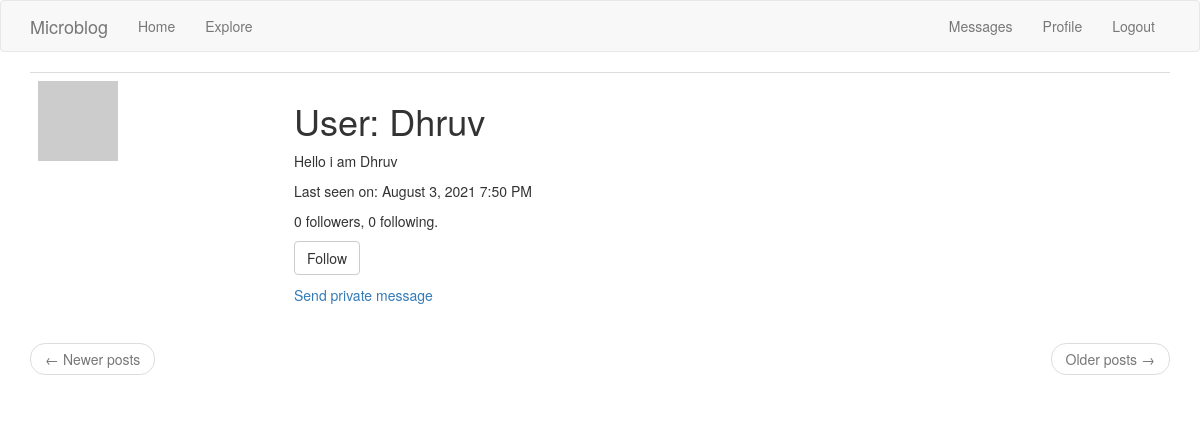
/user/Dhruv (signed in), run on an earlier commit of the app's database.
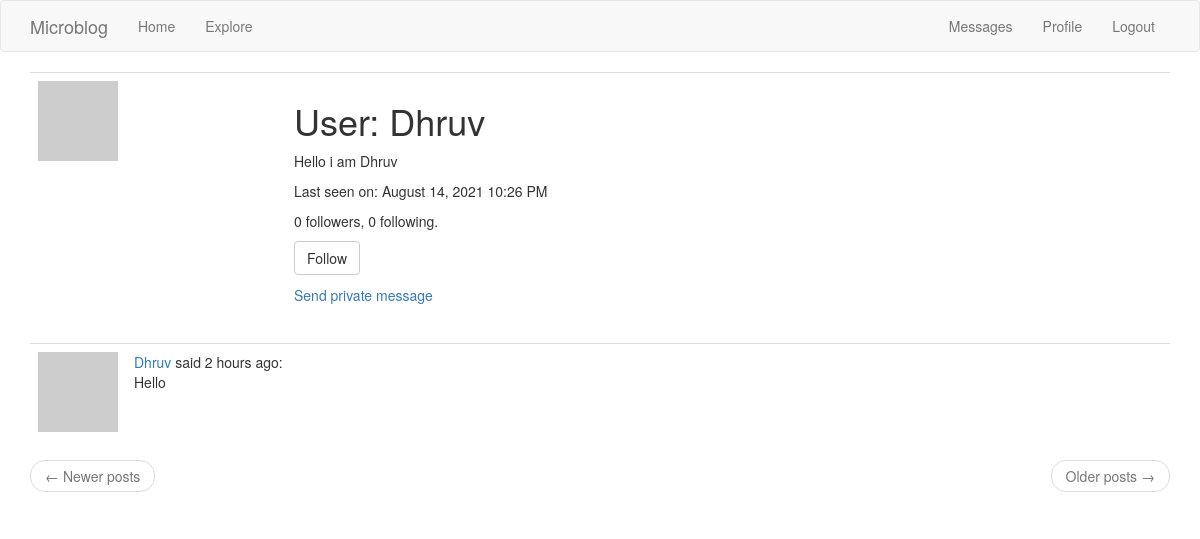
And on a later commit of the database.
### app/models.py (models this page shows, shortened)
class User(UserMixin, db.Model):
    id = db.Column(db.Integer, primary_key=True)
    username = db.Column(db.String(64), index=True, unique=True)
    email = db.Column(db.String(120), index=True, unique=True)
    password_hash = db.Column(db.String(128))
    posts = db.relationship('Post', backref='author', lazy='dynamic')
    about_me = db.Column(db.String(140))
    last_seen = db.Column(db.DateTime, default=datetime.utcnow)
    followed = db.relationship(
        'User', secondary=followers,
        primaryjoin=(followers.c.follower_id == id),
        secondaryjoin=(followers.c.followed_id == id),
        backref=db.backref('followers', lazy='dynamic'), lazy='dynamic')
    messages_sent = db.relationship('Message',
                                    foreign_keys='Message.sender_id',
                                    backref='author', lazy='dynamic')
    messages_received = db.relationship('Message',
                                        foreign_keys='Message.recipient_id',
                                        backref='recipient', lazy='dynamic')
    last_message_read_time = db.Column(db.DateTime)
    def new_messages(self):
        last_read_time = self.last_message_read_time or datetime(1900, 1, 1)
        return Message.query.filter_by(recipient=self).filter(
            Message.timestamp > last_read_time).count()
    def avatar(self, size):
        digest = md5(self.email.lower().encode('utf-8')).hexdigest()
        return 'https://www.gravatar.com/avatar/{}?d=identicon&s={}'.format(
            digest, size)
    def is_following(self, user):
        return self.followed.filter(
            followers.c.followed_id == user.id).count() > 0

class Post(db.Model):
    id = db.Column(db.Integer, primary_key=True)
    body = db.Column(db.String(140))
    timestamp = db.Column(db.DateTime, index=True, default=datetime.utcnow)
    user_id = db.Column(db.Integer, db.ForeignKey('user.id'))

### app/routes.py (the view)
@app.route('/user/<username>')
@login_required
def user(username):
    user = User.query.filter_by(username=username).first_or_404()
    page = request.args.get('page', 1, type=int)
    posts = user.posts.order_by(Post.timestamp.desc()).paginate(
        page, app.config['POSTS_PER_PAGE'], False)
    next_url = url_for('user', username=user.username, page=posts.next_num) \
        if posts.has_next else None
    prev_url = url_for('user', username=user.username, page=posts.prev_num) \
        if posts.has_prev else None
    form = EmptyForm()
    return render_template('user.html', user=user, posts=posts.items,
                           next_url=next_url, prev_url=prev_url, form=form)

### app/forms.py
class EmptyForm(FlaskForm):
    submit = SubmitField('Submit')

### app/models.py (called while the page is built)
@login.user_loader
def load_user(id):
    return User.query.get(int(id))

### app/routes.py (called while the page is built)
@app.before_request
def before_request():
    if current_user.is_authenticated:
        current_user.last_seen = datetime.utcnow()
        db.session.commit()

### app/templates/user.html (shortened to what this page needs)
{% extends "base.html" %}
{% block app_content %}
    <table class="table table-hover">
        <tr>
            <td width="256px"><img src="{{ user.avatar(256) }}"></td>
            <td>
                <h1>User: {{ user.username }}</h1>
                {% if user.about_me %}<p>{{ user.about_me }}</p>{% endif %}
                {% if user.last_seen %}
                <p>Last seen on: {{ moment(user.last_seen).format('LLL') }}</p>
                {% endif %}
                <p>{{ user.followers.count() }} followers, {{ user.followed.count() }} following.</p>
                {% if user == current_user %}
                <p><a href="{{ url_for('edit_profile') }}">Edit your profile</a></p>
                {% elif not current_user.is_following(user) %}
                <p>
                    <form action="{{ url_for('follow', username=user.username) }}" method="post">
                        {{ form.submit(value='Follow', class_='btn btn-default') }}
                    </form>
                </p>
                {% endif %}
                {% if user != current_user %}
                <p>
                    <a href="{{ url_for('send_message',
                                        recipient=user.username) }}">
                        {{'Send private message'}}
                    </a>
                </p>
                {% endif %}
            </td>
        </tr>
    </table>
    {% for post in posts %}
        {% include '_post.html' %}
    {% endfor %}
    <nav aria-label="...">
        <ul class="pager">
            <li class="previous{% if not prev_url %} disabled{% endif %}">
                <a href="{{ prev_url or '#' }}">
                    <span aria-hidden="true">&larr;</span> Newer posts
                </a>
            </li>
            <li class="next{% if not next_url %} disabled{% endif %}">
                <a href="{{ next_url or '#' }}">
                    Older posts <span aria-hidden="true">&rarr;</span>
                </a>
            </li>
        </ul>
    </nav>
{% endblock %}

### app/templates/_post.html
<table class="table table-hover">
    <tr>
        <td width="70px">
            <a href="{{ url_for('user', username=post.author.username) }}">
                <img src="{{ post.author.avatar(70) }}" />
            </a>
        </td>
        <td>
            <a href="{{ url_for('user', username=post.author.username) }}">
                {{ post.author.username }}
            </a>
            said {{ moment(post.timestamp).fromNow() }}:
            <br>
            {{ post.body }}
        </td>
    </tr>
</table>

What changed in the data, as far as the page shows it:
changed User "Dhruv": last_seen "August 3, 2021 7:50 PM" → "August 14, 2021 10:26 PM"
added Post: author.username "Dhruv", timestamp "2 hours ago", body "Hello"
